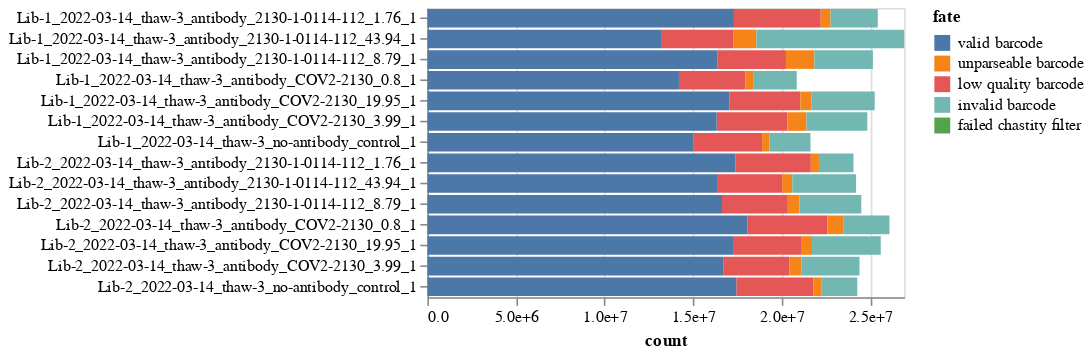

Notebook code for this chart:
### Markdown cell above
Plot the barcode fates in an interactive plot:

### Code cell
selection_cols = [
    "exclude_after_counts",
    "antibody",
    "virus_batch",
    "sample_type",
    "date",
    "library",
]

selections = [
    alt.selection_point(
        fields=[col],
        bind=alt.binding_select(
            options=[None] + fates[col].dropna().unique().tolist(),
            labels=["all"] + [str(x) for x in fates[col].dropna().unique()],
            name=col,
        ),
    )
    for col in selection_cols
]

sample_types = barcode_runs["sample_type"].unique().tolist()

fate_chart = (
    alt.Chart(fates)
    .encode(
        x=alt.X("count", axis=alt.Axis(format=".2g"), scale=alt.Scale(nice=False)),
        y=alt.Y("library_sample", title=None),
        color=alt.Color(
            "fate",
            scale=alt.Scale(domain=sorted(fates["fate"].unique(), reverse=True)),
        ),
        order="not_valid",
        tooltip=[
            alt.Tooltip(c, format=".3g") if c == "count" else c
            for c in fates.columns
            if c not in ["valid", "not_valid", "library_sample", "sample"]
        ],
    )
    .mark_bar()
    .properties(width=300, height=alt.Step(13))
    .configure_axis(labelLimit=500)
)

for selection in selections:
    fate_chart = fate_chart.add_params(selection).transform_filter(selection)

display(fate_chart)

### Figure 1 — Vega-Lite specification as saved in the notebook (floating-point values rounded to 4 significant figures)
{"config": {"view": {"continuousWidth": 300, "continuousHeight": 300}, "axis": {"labelLimit": 500}}, "data": {"name": "data-99c1f8bfc4494f0d5f05fb4d6b83a567"}, "mark": "bar", "encoding": {"color": {"field": "fate", "scale": {"domain": ["valid barcode", "unparseable barcode", "low quality barcode", "invalid barcode", "failed chastity filter"]}, "type": "nominal"}, "order": {"field": "not_valid", "type": "nominal"}, "tooltip": [{"field": "fate", "type": "nominal"}, {"field": "count", "format": ".3g", "type": "quantitative"}, {"field": "library", "type": "nominal"}, {"field": "date", "type": "nominal"}, {"field": "virus_batch", "type": "nominal"}, {"field": "sample_type", "type": "nominal"}, {"field": "antibody", "type": "nominal"}, {"field": "antibody_concentration", "type": "quantitative"}, {"field": "replicate", "type": "quantitative"}, {"field": "exclude_after_counts", "type": "nominal"}], "x": {"axis": {"format": ".2g"}, "field": "count", "scale": {"nice": false}, "type": "quantitative"}, "y": {"field": "library_sample", "title": null, "type": "nominal"}}, "height": {"step": 13}, "params": [{"name": "param_1", "select": {"type": "point", "fields": ["exclude_after_counts"]}, "bind": {"input": "select", "options": [null, "no"], "labels": ["all", "no"], "name": "exclude_after_counts"}}, {"name": "param_2", "select": {"type": "point", "fields": ["antibody"]}, "bind": {"input": "select", "options": [null, "COV2-2130", "2130-1-0114-112"], "labels": ["all", "COV2-2130", "2130-1-0114-112"], "name": "antibody"}}, {"name": "param_3", "select": {"type": "point", "fields": ["virus_batch"]}, "bind": {"input": "select", "options": [null, "thaw-3"], "labels": ["all", "thaw-3"], "name": "virus_batch"}}, {"name": "param_4", "select": {"type": "point", "fields": ["sample_type"]}, "bind": {"input": "select", "options": [null, "no-antibody_control", "antibody"], "labels": ["all", "no-antibody_control", "antibody"], "name": "sample_type"}}, {"name": "param_5", "select": {"type": "point", "fields": ["date"]}, "bind": {"input": "select", "options": [null, "2022-03-14"], "labels": ["all", "2022-03-14"], "name": "date"}}, {"name": "param_6", "select": {"type": "point", "fields": ["library"]}, "bind": {"input": "select", "options": [null, "Lib-1", "Lib-2"], "labels": ["all", "Lib-1", "Lib-2"], "name": "library"}}], "transform": [{"filter": {"param": "param_1"}}, {"filter": {"param": "param_2"}}, {"filter": {"param": "param_3"}}, {"filter": {"param": "param_4"}}, {"filter": {"param": "param_5"}}, {"filter": {"param": "param_6"}}], "width": 300, "$schema": "https://vega.github.io/schema/vega-lite/v5.2.0.json", "datasets": {"data-99c1f8bfc4494f0d5f05fb4d6b83a567": [{"fate": "low quality barcode", "count": 3867421, "library": "Lib-1", "sample": "2022-03-14_thaw-3_no-antibody_control_1", "date": "2022-03-14", "virus_batch": "thaw-3", "sample_type": "no-antibody_control", "antibody": null, "antibody_concentration": null, "replicate": 1, "exclude_after_counts": "no", "library_sample": "Lib-1_2022-03-14_thaw-3_no-antibody_control_1", "valid": false, "not_valid": true}, {"fate": "unparseable barcode", "count": 413514, "library": "Lib-1", "sample": "2022-03-14_thaw-3_no-antibody_control_1", "date": "2022-03-14", "virus_batch": "thaw-3", "sample_type": "no-antibody_control", "antibody": null, "antibody_concentration": null, "replicate": 1, "exclude_after_counts": "no", "library_sample": "Lib-1_2022-03-14_thaw-3_no-antibody_control_1", "valid": false, "not_valid": true}, {"fate": "failed chastity filter", "count": 0, "library": "Lib-1", "sample": "2022-03-14_thaw-3_no-antibody_control_1", "date": "2022-03-14", "virus_batch": "thaw-3", "sample_type": "no-antibody_control", "antibody": null, "antibody_concentration": null, "replicate": 1, "exclude_after_counts": "no", "library_sample": "Lib-1_2022-03-14_thaw-3_no-antibody_control_1", "valid": false, "not_valid": true}, {"fate": "valid barcode", "count": 15035939, "library": "Lib-1", "sample": "2022-03-14_thaw-3_no-antibody_control_1", "date": "2022-03-14", "virus_batch": "thaw-3", "sample_type": "no-antibody_control", "antibody": null, "antibody_concentration": null, "replicate": 1, "exclude_after_counts": "no", "library_sample": "Lib-1_2022-03-14_thaw-3_no-antibody_control_1", "valid": true, "not_valid": false}, {"fate": "invalid barcode", "count": 2320202, "library": "Lib-1", "sample": "2022-03-14_thaw-3_no-antibody_control_1", "date": "2022-03-14", "virus_batch": "thaw-3", "sample_type": "no-antibody_control", "antibody": null, "antibody_concentration": null, "replicate": 1, "exclude_after_counts": "no", "library_sample": "Lib-1_2022-03-14_thaw-3_no-antibody_control_1", "valid": false, "not_valid": true}, {"fate": "low quality barcode", "count": 4344119, "library": "Lib-2", "sample": "2022-03-14_thaw-3_no-antibody_control_1", "date": "2022-03-14", "virus_batch": "thaw-3", "sample_type": "no-antibody_control", "antibody": null, "antibody_concentration": null, "replicate": 1, "exclude_after_counts": "no", "library_sample": "Lib-2_2022-03-14_thaw-3_no-antibody_control_1", "valid": false, "not_valid": true}, {"fate": "unparseable barcode", "count": 481656, "library": "Lib-2", "sample": "2022-03-14_thaw-3_no-antibody_control_1", "date": "2022-03-14", "virus_batch": "thaw-3", "sample_type": "no-antibody_control", "antibody": null, "antibody_concentration": null, "replicate": 1, "exclude_after_counts": "no", "library_sample": "Lib-2_2022-03-14_thaw-3_no-antibody_control_1", "valid": false, "not_valid": true}, {"fate": "failed chastity filter", "count": 0, "library": "Lib-2", "sample": "2022-03-14_thaw-3_no-antibody_control_1", "date": "2022-03-14", "virus_batch": "thaw-3", "sample_type": "no-antibody_control", "antibody": null, "antibody_concentration": null, "replicate": 1, "exclude_after_counts": "no", "library_sample": "Lib-2_2022-03-14_thaw-3_no-antibody_control_1", "valid": false, "not_valid": true}, {"fate": "valid barcode", "count": 17447264, "library": "Lib-2", "sample": "2022-03-14_thaw-3_no-antibody_control_1", "date": "2022-03-14", "virus_batch": "thaw-3", "sample_type": "no-antibody_control", "antibody": null, "antibody_concentration": null, "replicate": 1, "exclude_after_counts": "no", "library_sample": "Lib-2_2022-03-14_thaw-3_no-antibody_control_1", "valid": true, "not_valid": false}, {"fate": "invalid barcode", "count": 2007746, "library": "Lib-2", "sample": "2022-03-14_thaw-3_no-antibody_control_1", "date": "2022-03-14", "virus_batch": "thaw-3", "sample_type": "no-antibody_control", "antibody": null, "antibody_concentration": null, "replicate": 1, "exclude_after_counts": "no", "library_sample": "Lib-2_2022-03-14_thaw-3_no-antibody_control_1", "valid": false, "not_valid": true}, {"fate": "low quality barcode", "count": 3760857, "library": "Lib-1", "sample": "2022-03-14_thaw-3_antibody_COV2-2130_0.8_1", "date": "2022-03-14", "virus_batch": "thaw-3", "sample_type": "antibody", "antibody": "COV2-2130", "antibody_concentration": 0.8, "replicate": 1, "exclude_after_counts": "no", "library_sample": "Lib-1_2022-03-14_thaw-3_antibody_COV2-2130_0.8_1", "valid": false, "not_valid": true}, {"fate": "unparseable barcode", "count": 431101, "library": "Lib-1", "sample": "2022-03-14_thaw-3_antibody_COV2-2130_0.8_1", "date": "2022-03-14", "virus_batch": "thaw-3", "sample_type": "antibody", "antibody": "COV2-2130", "antibody_concentration": 0.8, "replicate": 1, "exclude_after_counts": "no", "library_sample": "Lib-1_2022-03-14_thaw-3_antibody_COV2-2130_0.8_1", "valid": false, "not_valid": true}, {"fate": "failed chastity filter", "count": 0, "library": "Lib-1", "sample": "2022-03-14_thaw-3_antibody_COV2-2130_0.8_1", "date": "2022-03-14", "virus_batch": "thaw-3", "sample_type": "antibody", "antibody": "COV2-2130", "antibody_concentration": 0.8, "replicate": 1, "exclude_after_counts": "no", "library_sample": "Lib-1_2022-03-14_thaw-3_antibody_COV2-2130_0.8_1", "valid": false, "not_valid": true}, {"fate": "valid barcode", "count": 14207436, "library": "Lib-1", "sample": "2022-03-14_thaw-3_antibody_COV2-2130_0.8_1", "date": "2022-03-14", "virus_batch": "thaw-3", "sample_type": "antibody", "antibody": "COV2-2130", "antibody_concentration": 0.8, "replicate": 1, "exclude_after_counts": "no", "library_sample": "Lib-1_2022-03-14_thaw-3_antibody_COV2-2130_0.8_1", "valid": true, "not_valid": false}, {"fate": "invalid barcode", "count": 2461031, "library": "Lib-1", "sample": "2022-03-14_thaw-3_antibody_COV2-2130_0.8_1", "date": "2022-03-14", "virus_batch": "thaw-3", "sample_type": "antibody", "antibody": "COV2-2130", "antibody_concentration": 0.8, "replicate": 1, "exclude_after_counts": "no", "library_sample": "Lib-1_2022-03-14_thaw-3_antibody_COV2-2130_0.8_1", "valid": false, "not_valid": true}, {"fate": "low quality barcode", "count": 3997490, "library": "Lib-1", "sample": "2022-03-14_thaw-3_antibody_COV2-2130_3.99_1", "date": "2022-03-14", "virus_batch": "thaw-3", "sample_type": "antibody", "antibody": "COV2-2130", "antibody_concentration": 3.99, "replicate": 1, "exclude_after_counts": "no", "library_sample": "Lib-1_2022-03-14_thaw-3_antibody_COV2-2130_3.99_1", "valid": false, "not_valid": true}, {"fate": "unparseable barcode", "count": 1068813, "library": "Lib-1", "sample": "2022-03-14_thaw-3_antibody_COV2-2130_3.99_1", "date": "2022-03-14", "virus_batch": "thaw-3", "sample_type": "antibody", "antibody": "COV2-2130", "antibody_concentration": 3.99, "replicate": 1, "exclude_after_counts": "no", "library_sample": "Lib-1_2022-03-14_thaw-3_antibody_COV2-2130_3.99_1", "valid": false, "not_valid": true}, {"fate": "failed chastity filter", "count": 0, "library": "Lib-1", "sample": "2022-03-14_thaw-3_antibody_COV2-2130_3.99_1", "date": "2022-03-14", "virus_batch": "thaw-3", "sample_type": "antibody", "antibody": "COV2-2130", "antibody_concentration": 3.99, "replicate": 1, "exclude_after_counts": "no", "library_sample": "Lib-1_2022-03-14_thaw-3_antibody_COV2-2130_3.99_1", "valid": false, "not_valid": true}, {"fate": "valid barcode", "count": 16341482, "library": "Lib-1", "sample": "2022-03-14_thaw-3_antibody_COV2-2130_3.99_1", "date": "2022-03-14", "virus_batch": "thaw-3", "sample_type": "antibody", "antibody": "COV2-2130", "antibody_concentration": 3.99, "replicate": 1, "exclude_after_counts": "no", "library_sample": "Lib-1_2022-03-14_thaw-3_antibody_COV2-2130_3.99_1", "valid": true, "not_valid": false}, {"fate": "invalid barcode", "count": 3439116, "library": "Lib-1", "sample": "2022-03-14_thaw-3_antibody_COV2-2130_3.99_1", "date": "2022-03-14", "virus_batch": "thaw-3", "sample_type": "antibody", "antibody": "COV2-2130", "antibody_concentration": 3.99, "replicate": 1, "exclude_after_counts": "no", "library_sample": "Lib-1_2022-03-14_thaw-3_antibody_COV2-2130_3.99_1", "valid": false, "not_valid": true}, {"fate": "low quality barcode", "count": 4011418, "library": "Lib-1", "sample": "2022-03-14_thaw-3_antibody_COV2-2130_19.95_1", "date": "2022-03-14", "virus_batch": "thaw-3", "sample_type": "antibody", "antibody": "COV2-2130", "antibody_concentration": 19.95, "replicate": 1, "exclude_after_counts": "no", "library_sample": "Lib-1_2022-03-14_thaw-3_antibody_COV2-2130_19.95_1", "valid": false, "not_valid": true}, {"fate": "unparseable barcode", "count": 638140, "library": "Lib-1", "sample": "2022-03-14_thaw-3_antibody_COV2-2130_19.95_1", "date": "2022-03-14", "virus_batch": "thaw-3", "sample_type": "antibody", "antibody": "COV2-2130", "antibody_concentration": 19.95, "replicate": 1, "exclude_after_counts": "no", "library_sample": "Lib-1_2022-03-14_thaw-3_antibody_COV2-2130_19.95_1", "valid": false, "not_valid": true}, {"fate": "failed chastity filter", "count": 0, "library": "Lib-1", "sample": "2022-03-14_thaw-3_antibody_COV2-2130_19.95_1", "date": "2022-03-14", "virus_batch": "thaw-3", "sample_type": "antibody", "antibody": "COV2-2130", "antibody_concentration": 19.95, "replicate": 1, "exclude_after_counts": "no", "library_sample": "Lib-1_2022-03-14_thaw-3_antibody_COV2-2130_19.95_1", "valid": false, "not_valid": true}, {"fate": "valid barcode", "count": 17053036, "library": "Lib-1", "sample": "2022-03-14_thaw-3_antibody_COV2-2130_19.95_1", "date": "2022-03-14", "virus_batch": "thaw-3", "sample_type": "antibody", "antibody": "COV2-2130", "antibody_concentration": 19.95, "replicate": 1, "exclude_after_counts": "no", "library_sample": "Lib-1_2022-03-14_thaw-3_antibody_COV2-2130_19.95_1", "valid": true, "not_valid": false}, {"fate": "invalid barcode", "count": 3563471, "library": "Lib-1", "sample": "2022-03-14_thaw-3_antibody_COV2-2130_19.95_1", "date": "2022-03-14", "virus_batch": "thaw-3", "sample_type": "antibody", "antibody": "COV2-2130", "antibody_concentration": 19.95, "replicate": 1, "exclude_after_counts": "no", "library_sample": "Lib-1_2022-03-14_thaw-3_antibody_COV2-2130_19.95_1", "valid": false, "not_valid": true}, {"fate": "low quality barcode", "count": 4903091, "library": "Lib-1", "sample": "2022-03-14_thaw-3_antibody_2130-1-0114-112_1.76_1", "date": "2022-03-14", "virus_batch": "thaw-3", "sample_type": "antibody", "antibody": "2130-1-0114-112", "antibody_concentration": 1.76, "replicate": 1, "exclude_after_counts": "no", "library_sample": "Lib-1_2022-03-14_thaw-3_antibody_2130-1-0114-112_1.76_1", "valid": false, "not_valid": true}, {"fate": "unparseable barcode", "count": 554379, "library": "Lib-1", "sample": "2022-03-14_thaw-3_antibody_2130-1-0114-112_1.76_1", "date": "2022-03-14", "virus_batch": "thaw-3", "sample_type": "antibody", "antibody": "2130-1-0114-112", "antibody_concentration": 1.76, "replicate": 1, "exclude_after_counts": "no", "library_sample": "Lib-1_2022-03-14_thaw-3_antibody_2130-1-0114-112_1.76_1", "valid": false, "not_valid": true}, {"fate": "failed chastity filter", "count": 0, "library": "Lib-1", "sample": "2022-03-14_thaw-3_antibody_2130-1-0114-112_1.76_1", "date": "2022-03-14", "virus_batch": "thaw-3", "sample_type": "antibody", "antibody": "2130-1-0114-112", "antibody_concentration": 1.76, "replicate": 1, "exclude_after_counts": "no", "library_sample": "Lib-1_2022-03-14_thaw-3_antibody_2130-1-0114-112_1.76_1", "valid": false, "not_valid": true}, {"fate": "valid barcode", "count": 17314574, "library": "Lib-1", "sample": "2022-03-14_thaw-3_antibody_2130-1-0114-112_1.76_1", "date": "2022-03-14", "virus_batch": "thaw-3", "sample_type": "antibody", "antibody": "2130-1-0114-112", "antibody_concentration": 1.76, "replicate": 1, "exclude_after_counts": "no", "library_sample": "Lib-1_2022-03-14_thaw-3_antibody_2130-1-0114-112_1.76_1", "valid": true, "not_valid": false}, {"fate": "invalid barcode", "count": 2669699, "library": "Lib-1", "sample": "2022-03-14_thaw-3_antibody_2130-1-0114-112_1.76_1", "date": "2022-03-14", "virus_batch": "thaw-3", "sample_type": "antibody", "antibody": "2130-1-0114-112", "antibody_concentration": 1.76, "replicate": 1, "exclude_after_counts": "no", "library_sample": "Lib-1_2022-03-14_thaw-3_antibody_2130-1-0114-112_1.76_1", "valid": false, "not_valid": true}, {"fate": "low quality barcode", "count": 3859289, "library": "Lib-1", "sample": "2022-03-14_thaw-3_antibody_2130-1-0114-112_8.79_1", "date": "2022-03-14", "virus_batch": "thaw-3", "sample_type": "antibody", "antibody": "2130-1-0114-112", "antibody_concentration": 8.79, "replicate": 1, "exclude_after_counts": "no", "library_sample": "Lib-1_2022-03-14_thaw-3_antibody_2130-1-0114-112_8.79_1", "valid": false, "not_valid": true}, {"fate": "unparseable barcode", "count": 1609407, "library": "Lib-1", "sample": "2022-03-14_thaw-3_antibody_2130-1-0114-112_8.79_1", "date": "2022-03-14", "virus_batch": "thaw-3", "sample_type": "antibody", "antibody": "2130-1-0114-112", "antibody_concentration": 8.79, "replicate": 1, "exclude_after_counts": "no", "library_sample": "Lib-1_2022-03-14_thaw-3_antibody_2130-1-0114-112_8.79_1", "valid": false, "not_valid": true}, {"fate": "failed chastity filter", "count": 0, "library": "Lib-1", "sample": "2022-03-14_thaw-3_antibody_2130-1-0114-112_8.79_1", "date": "2022-03-14", "virus_batch": "thaw-3", "sample_type": "antibody", "antibody": "2130-1-0114-112", "antibody_concentration": 8.79, "replicate": 1, "exclude_after_counts": "no", "library_sample": "Lib-1_2022-03-14_thaw-3_antibody_2130-1-0114-112_8.79_1", "valid": false, "not_valid": true}, {"fate": "valid barcode", "count": 16392945, "library": "Lib-1", "sample": "2022-03-14_thaw-3_antibody_2130-1-0114-112_8.79_1", "date": "2022-03-14", "virus_batch": "thaw-3", "sample_type": "antibody", "antibody": "2130-1-0114-112", "antibody_concentration": 8.79, "replicate": 1, "exclude_after_counts": "no", "library_sample": "Lib-1_2022-03-14_thaw-3_antibody_2130-1-0114-112_8.79_1", "valid": true, "not_valid": false}, {"fate": "invalid barcode", "count": 3301401, "library": "Lib-1", "sample": "2022-03-14_thaw-3_antibody_2130-1-0114-112_8.79_1", "date": "2022-03-14", "virus_batch": "thaw-3", "sample_type": "antibody", "antibody": "2130-1-0114-112", "antibody_concentration": 8.79, "replicate": 1, "exclude_after_counts": "no", "library_sample": "Lib-1_2022-03-14_thaw-3_antibody_2130-1-0114-112_8.79_1", "valid": false, "not_valid": true}, {"fate": "low quality barcode", "count": 4070684, "library": "Lib-1", "sample": "2022-03-14_thaw-3_antibody_2130-1-0114-112_43.94_1", "date": "2022-03-14", "virus_batch": "thaw-3", "sample_type": "antibody", "antibody": "2130-1-0114-112", "antibody_concentration": 43.94, "replicate": 1, "exclude_after_counts": "no", "library_sample": "Lib-1_2022-03-14_thaw-3_antibody_2130-1-0114-112_43.94_1", "valid": false, "not_valid": true}, {"fate": "unparseable barcode", "count": 1311215, "library": "Lib-1", "sample": "2022-03-14_thaw-3_antibody_2130-1-0114-112_43.94_1", "date": "2022-03-14", "virus_batch": "thaw-3", "sample_type": "antibody", "antibody": "2130-1-0114-112", "antibody_concentration": 43.94, "replicate": 1, "exclude_after_counts": "no", "library_sample": "Lib-1_2022-03-14_thaw-3_antibody_2130-1-0114-112_43.94_1", "valid": false, "not_valid": true}, {"fate": "failed chastity filter", "count": 0, "library": "Lib-1", "sample": "2022-03-14_thaw-3_antibody_2130-1-0114-112_43.94_1", "date": "2022-03-14", "virus_batch": "thaw-3", "sample_type": "antibody", "antibody": "2130-1-0114-112", "antibody_concentration": 43.94, "replicate": 1, "exclude_after_counts": "no", "library_sample": "Lib-1_2022-03-14_thaw-3_antibody_2130-1-0114-112_43.94_1", "valid": false, "not_valid": true}, {"fate": "valid barcode", "count": 13197962, "library": "Lib-1", "sample": "2022-03-14_thaw-3_antibody_2130-1-0114-112_43.94_1", "date": "2022-03-14", "virus_batch": "thaw-3", "sample_type": "antibody", "antibody": "2130-1-0114-112", "antibody_concentration": 43.94, "replicate": 1, "exclude_after_counts": "no", "library_sample": "Lib-1_2022-03-14_thaw-3_antibody_2130-1-0114-112_43.94_1", "valid": true, "not_valid": false}, {"fate": "invalid barcode", "count": 8348862, "library": "Lib-1", "sample": "2022-03-14_thaw-3_antibody_2130-1-0114-112_43.94_1", "date": "2022-03-14", "virus_batch": "thaw-3", "sample_type": "antibody", "antibody": "2130-1-0114-112", "antibody_concentration": 43.94, "replicate": 1, "exclude_after_counts": "no", "library_sample": "Lib-1_2022-03-14_thaw-3_antibody_2130-1-0114-112_43.94_1", "valid": false, "not_valid": true}, {"fate": "low quality barcode", "count": 4510987, "library": "Lib-2", "sample": "2022-03-14_thaw-3_antibody_COV2-2130_0.8_1", "date": "2022-03-14", "virus_batch": "thaw-3", "sample_type": "antibody", "antibody": "COV2-2130", "antibody_concentration": 0.8, "replicate": 1, "exclude_after_counts": "no", "library_sample": "Lib-2_2022-03-14_thaw-3_antibody_COV2-2130_0.8_1", "valid": false, "not_valid": true}, {"fate": "unparseable barcode", "count": 889967, "library": "Lib-2", "sample": "2022-03-14_thaw-3_antibody_COV2-2130_0.8_1", "date": "2022-03-14", "virus_batch": "thaw-3", "sample_type": "antibody", "antibody": "COV2-2130", "antibody_concentration": 0.8, "replicate": 1, "exclude_after_counts": "no", "library_sample": "Lib-2_2022-03-14_thaw-3_antibody_COV2-2130_0.8_1", "valid": false, "not_valid": true}, {"fate": "failed chastity filter", "count": 0, "library": "Lib-2", "sample": "2022-03-14_thaw-3_antibody_COV2-2130_0.8_1", "date": "2022-03-14", "virus_batch": "thaw-3", "sample_type": "antibody", "antibody": "COV2-2130", "antibody_concentration": 0.8, "replicate": 1, "exclude_after_counts": "no", "library_sample": "Lib-2_2022-03-14_thaw-3_antibody_COV2-2130_0.8_1", "valid": false, "not_valid": true}, {"fate": "valid barcode", "count": 18085018, "library": "Lib-2", "sample": "2022-03-14_thaw-3_antibody_COV2-2130_0.8_1", "date": "2022-03-14", "virus_batch": "thaw-3", "sample_type": "antibody", "antibody": "COV2-2130", "antibody_concentration": 0.8, "replicate": 1, "exclude_after_counts": "no", "library_sample": "Lib-2_2022-03-14_thaw-3_antibody_COV2-2130_0.8_1", "valid": true, "not_valid": false}, {"fate": "invalid barcode", "count": 2613649, "library": "Lib-2", "sample": "2022-03-14_thaw-3_antibody_COV2-2130_0.8_1", "date": "2022-03-14", "virus_batch": "thaw-3", "sample_type": "antibody", "antibody": "COV2-2130", "antibody_concentration": 0.8, "replicate": 1, "exclude_after_counts": "no", "library_sample": "Lib-2_2022-03-14_thaw-3_antibody_COV2-2130_0.8_1", "valid": false, "not_valid": true}, {"fate": "low quality barcode", "count": 3702664, "library": "Lib-2", "sample": "2022-03-14_thaw-3_antibody_COV2-2130_3.99_1", "date": "2022-03-14", "virus_batch": "thaw-3", "sample_type": "antibody", "antibody": "COV2-2130", "antibody_concentration": 3.99, "replicate": 1, "exclude_after_counts": "no", "library_sample": "Lib-2_2022-03-14_thaw-3_antibody_COV2-2130_3.99_1", "valid": false, "not_valid": true}, {"fate": "unparseable barcode", "count": 702048, "library": "Lib-2", "sample": "2022-03-14_thaw-3_antibody_COV2-2130_3.99_1", "date": "2022-03-14", "virus_batch": "thaw-3", "sample_type": "antibody", "antibody": "COV2-2130", "antibody_concentration": 3.99, "replicate": 1, "exclude_after_counts": "no", "library_sample": "Lib-2_2022-03-14_thaw-3_antibody_COV2-2130_3.99_1", "valid": false, "not_valid": true}, {"fate": "failed chastity filter", "count": 0, "library": "Lib-2", "sample": "2022-03-14_thaw-3_antibody_COV2-2130_3.99_1", "date": "2022-03-14", "virus_batch": "thaw-3", "sample_type": "antibody", "antibody": "COV2-2130", "antibody_concentration": 3.99, "replicate": 1, "exclude_after_counts": "no", "library_sample": "Lib-2_2022-03-14_thaw-3_antibody_COV2-2130_3.99_1", "valid": false, "not_valid": true}, {"fate": "valid barcode", "count": 16733090, "library": "Lib-2", "sample": "2022-03-14_thaw-3_antibody_COV2-2130_3.99_1", "date": "2022-03-14", "virus_batch": "thaw-3", "sample_type": "antibody", "antibody": "COV2-2130", "antibody_concentration": 3.99, "replicate": 1, "exclude_after_counts": "no", "library_sample": "Lib-2_2022-03-14_thaw-3_antibody_COV2-2130_3.99_1", "valid": true, "not_valid": false}, {"fate": "invalid barcode", "count": 3268412, "library": "Lib-2", "sample": "2022-03-14_thaw-3_antibody_COV2-2130_3.99_1", "date": "2022-03-14", "virus_batch": "thaw-3", "sample_type": "antibody", "antibody": "COV2-2130", "antibody_concentration": 3.99, "replicate": 1, "exclude_after_counts": "no", "library_sample": "Lib-2_2022-03-14_thaw-3_antibody_COV2-2130_3.99_1", "valid": false, "not_valid": true}, {"fate": "low quality barcode", "count": 3838264, "library": "Lib-2", "sample": "2022-03-14_thaw-3_antibody_COV2-2130_19.95_1", "date": "2022-03-14", "virus_batch": "thaw-3", "sample_type": "antibody", "antibody": "COV2-2130", "antibody_concentration": 19.95, "replicate": 1, "exclude_after_counts": "no", "library_sample": "Lib-2_2022-03-14_thaw-3_antibody_COV2-2130_19.95_1", "valid": false, "not_valid": true}, {"fate": "unparseable barcode", "count": 624108, "library": "Lib-2", "sample": "2022-03-14_thaw-3_antibody_COV2-2130_19.95_1", "date": "2022-03-14", "virus_batch": "thaw-3", "sample_type": "antibody", "antibody": "COV2-2130", "antibody_concentration": 19.95, "replicate": 1, "exclude_after_counts": "no", "library_sample": "Lib-2_2022-03-14_thaw-3_antibody_COV2-2130_19.95_1", "valid": false, "not_valid": true}, {"fate": "failed chastity filter", "count": 0, "library": "Lib-2", "sample": "2022-03-14_thaw-3_antibody_COV2-2130_19.95_1", "date": "2022-03-14", "virus_batch": "thaw-3", "sample_type": "antibody", "antibody": "COV2-2130", "antibody_concentration": 19.95, "replicate": 1, "exclude_after_counts": "no", "library_sample": "Lib-2_2022-03-14_thaw-3_antibody_COV2-2130_19.95_1", "valid": false, "not_valid": true}, {"fate": "valid barcode", "count": 17264087, "library": "Lib-2", "sample": "2022-03-14_thaw-3_antibody_COV2-2130_19.95_1", "date": "2022-03-14", "virus_batch": "thaw-3", "sample_type": "antibody", "antibody": "COV2-2130", "antibody_concentration": 19.95, "replicate": 1, "exclude_after_counts": "no", "library_sample": "Lib-2_2022-03-14_thaw-3_antibody_COV2-2130_19.95_1", "valid": true, "not_valid": false}, {"fate": "invalid barcode", "count": 3880922, "library": "Lib-2", "sample": "2022-03-14_thaw-3_antibody_COV2-2130_19.95_1", "date": "2022-03-14", "virus_batch": "thaw-3", "sample_type": "antibody", "antibody": "COV2-2130", "antibody_concentration": 19.95, "replicate": 1, "exclude_after_counts": "no", "library_sample": "Lib-2_2022-03-14_thaw-3_antibody_COV2-2130_19.95_1", "valid": false, "not_valid": true}, {"fate": "low quality barcode", "count": 4260252, "library": "Lib-2", "sample": "2022-03-14_thaw-3_antibody_2130-1-0114-112_1.76_1", "date": "2022-03-14", "virus_batch": "thaw-3", "sample_type": "antibody", "antibody": "2130-1-0114-112", "antibody_concentration": 1.76, "replicate": 1, "exclude_after_counts": "no", "library_sample": "Lib-2_2022-03-14_thaw-3_antibody_2130-1-0114-112_1.76_1", "valid": false, "not_valid": true}, {"fate": "unparseable barcode", "count": 457173, "library": "Lib-2", "sample": "2022-03-14_thaw-3_antibody_2130-1-0114-112_1.76_1", "date": "2022-03-14", "virus_batch": "thaw-3", "sample_type": "antibody", "antibody": "2130-1-0114-112", "antibody_concentration": 1.76, "replicate": 1, "exclude_after_counts": "no", "library_sample": "Lib-2_2022-03-14_thaw-3_antibody_2130-1-0114-112_1.76_1", "valid": false, "not_valid": true}, {"fate": "failed chastity filter", "count": 0, "library": "Lib-2", "sample": "2022-03-14_thaw-3_antibody_2130-1-0114-112_1.76_1", "date": "2022-03-14", "virus_batch": "thaw-3", "sample_type": "antibody", "antibody": "2130-1-0114-112", "antibody_concentration": 1.76, "replicate": 1, "exclude_after_counts": "no", "library_sample": "Lib-2_2022-03-14_thaw-3_antibody_2130-1-0114-112_1.76_1", "valid": false, "not_valid": true}, {"fate": "valid barcode", "count": 17398758, "library": "Lib-2", "sample": "2022-03-14_thaw-3_antibody_2130-1-0114-112_1.76_1", "date": "2022-03-14", "virus_batch": "thaw-3", "sample_type": "antibody", "antibody": "2130-1-0114-112", "antibody_concentration": 1.76, "replicate": 1, "exclude_after_counts": "no", "library_sample": "Lib-2_2022-03-14_thaw-3_antibody_2130-1-0114-112_1.76_1", "valid": true, "not_valid": false}, {"fate": "invalid barcode", "count": 1951618, "library": "Lib-2", "sample": "2022-03-14_thaw-3_antibody_2130-1-0114-112_1.76_1", "date": "2022-03-14", "virus_batch": "thaw-3", "sample_type": "antibody", "antibody": "2130-1-0114-112", "antibody_concentration": 1.76, "replicate": 1, "exclude_after_counts": "no", "library_sample": "Lib-2_2022-03-14_thaw-3_antibody_2130-1-0114-112_1.76_1", "valid": false, "not_valid": true}, {"fate": "low quality barcode", "count": 3716372, "library": "Lib-2", "sample": "2022-03-14_thaw-3_antibody_2130-1-0114-112_8.79_1", "date": "2022-03-14", "virus_batch": "thaw-3", "sample_type": "antibody", "antibody": "2130-1-0114-112", "antibody_concentration": 8.79, "replicate": 1, "exclude_after_counts": "no", "library_sample": "Lib-2_2022-03-14_thaw-3_antibody_2130-1-0114-112_8.79_1", "valid": false, "not_valid": true}, {"fate": "unparseable barcode", "count": 660793, "library": "Lib-2", "sample": "2022-03-14_thaw-3_antibody_2130-1-0114-112_8.79_1", "date": "2022-03-14", "virus_batch": "thaw-3", "sample_type": "antibody", "antibody": "2130-1-0114-112", "antibody_concentration": 8.79, "replicate": 1, "exclude_after_counts": "no", "library_sample": "Lib-2_2022-03-14_thaw-3_antibody_2130-1-0114-112_8.79_1", "valid": false, "not_valid": true}, {"fate": "failed chastity filter", "count": 0, "library": "Lib-2", "sample": "2022-03-14_thaw-3_antibody_2130-1-0114-112_8.79_1", "date": "2022-03-14", "virus_batch": "thaw-3", "sample_type": "antibody", "antibody": "2130-1-0114-112", "antibody_concentration": 8.79, "replicate": 1, "exclude_after_counts": "no", "library_sample": "Lib-2_2022-03-14_thaw-3_antibody_2130-1-0114-112_8.79_1", "valid": false, "not_valid": true}, {"fate": "valid barcode", "count": 16641218, "library": "Lib-2", "sample": "2022-03-14_thaw-3_antibody_2130-1-0114-112_8.79_1", "date": "2022-03-14", "virus_batch": "thaw-3", "sample_type": "antibody", "antibody": "2130-1-0114-112", "antibody_concentration": 8.79, "replicate": 1, "exclude_after_counts": "no", "library_sample": "Lib-2_2022-03-14_thaw-3_antibody_2130-1-0114-112_8.79_1", "valid": true, "not_valid": false}, {"fate": "invalid barcode", "count": 3489172, "library": "Lib-2", "sample": "2022-03-14_thaw-3_antibody_2130-1-0114-112_8.79_1", "date": "2022-03-14", "virus_batch": "thaw-3", "sample_type": "antibody", "antibody": "2130-1-0114-112", "antibody_concentration": 8.79, "replicate": 1, "exclude_after_counts": "no", "library_sample": "Lib-2_2022-03-14_thaw-3_antibody_2130-1-0114-112_8.79_1", "valid": false, "not_valid": true}, {"fate": "low quality barcode", "count": 3633041, "library": "Lib-2", "sample": "2022-03-14_thaw-3_antibody_2130-1-0114-112_43.94_1", "date": "2022-03-14", "virus_batch": "thaw-3", "sample_type": "antibody", "antibody": "2130-1-0114-112", "antibody_concentration": 43.94, "replicate": 1, "exclude_after_counts": "no", "library_sample": "Lib-2_2022-03-14_thaw-3_antibody_2130-1-0114-112_43.94_1", "valid": false, "not_valid": true}, {"fate": "unparseable barcode", "count": 574050, "library": "Lib-2", "sample": "2022-03-14_thaw-3_antibody_2130-1-0114-112_43.94_1", "date": "2022-03-14", "virus_batch": "thaw-3", "sample_type": "antibody", "antibody": "2130-1-0114-112", "antibody_concentration": 43.94, "replicate": 1, "exclude_after_counts": "no", "library_sample": "Lib-2_2022-03-14_thaw-3_antibody_2130-1-0114-112_43.94_1", "valid": false, "not_valid": true}, {"fate": "failed chastity filter", "count": 0, "library": "Lib-2", "sample": "2022-03-14_thaw-3_antibody_2130-1-0114-112_43.94_1", "date": "2022-03-14", "virus_batch": "thaw-3", "sample_type": "antibody", "antibody": "2130-1-0114-112", "antibody_concentration": 43.94, "replicate": 1, "exclude_after_counts": "no", "library_sample": "Lib-2_2022-03-14_thaw-3_antibody_2130-1-0114-112_43.94_1", "valid": false, "not_valid": true}, {"fate": "valid barcode", "count": 16405866, "library": "Lib-2", "sample": "2022-03-14_thaw-3_antibody_2130-1-0114-112_43.94_1", "date": "2022-03-14", "virus_batch": "thaw-3", "sample_type": "antibody", "antibody": "2130-1-0114-112", "antibody_concentration": 43.94, "replicate": 1, "exclude_after_counts": "no", "library_sample": "Lib-2_2022-03-14_thaw-3_antibody_2130-1-0114-112_43.94_1", "valid": true, "not_valid": false}, {"fate": "invalid barcode", "count": 3598812, "library": "Lib-2", "sample": "2022-03-14_thaw-3_antibody_2130-1-0114-112_43.94_1", "date": "2022-03-14", "virus_batch": "thaw-3", "sample_type": "antibody", "antibody": "2130-1-0114-112", "antibody_concentration": 43.94, "replicate": 1, "exclude_after_counts": "no", "library_sample": "Lib-2_2022-03-14_thaw-3_antibody_2130-1-0114-112_43.94_1", "valid": false, "not_valid": true}]}}
